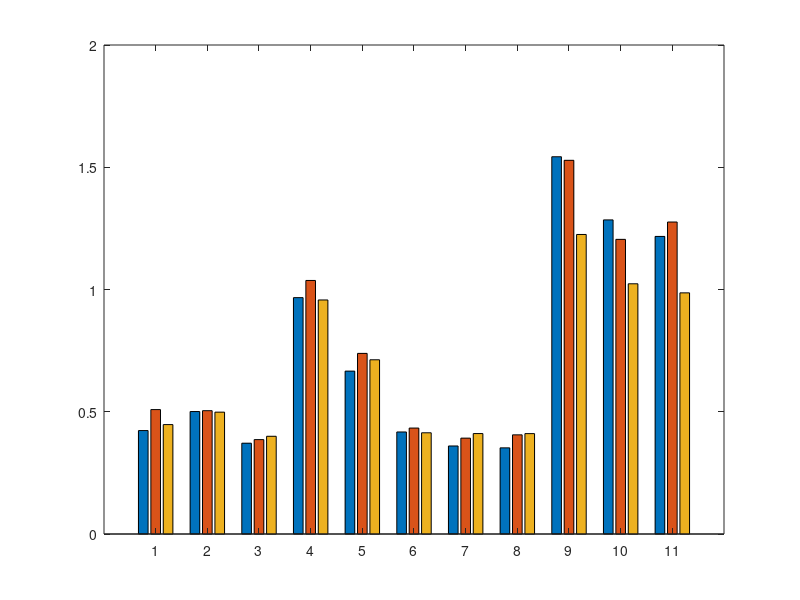

MATLAB code for this plot: (Note: this script raises an error after producing the figure.)
% =========================================================================
% SCRIPT DIAGRAM BATANG Chattering Index (0g, 500g, 1000g) - FINAL
% =========================================================================

% 1. Label untuk Sumbu X (Nama-nama Kontroler)
controllers = {
    'T1-NFSC', 'IT2-NFSC', 'SC', ...
    'T1-FSC', 'IT2-FSC', 'PID', 'T1-FPID', ...
    'IT2-FPID', 'SMC', 'T1-FSMC', 'IT2-FSMC'
};

% 2. Matriks Data Chattering Index 
% Format kolom: [0g, 500g, 1000g]
chatter_data = [
    0.4231,  0.5089,  0.4475;   % NeuroMamdaniT1-Syn
    0.5009,  0.5044,  0.4984;   % NeuroIT2F-Syn
    0.3714,  0.3861,  0.3997;   % Synergetic
    0.9668,  1.0370,  0.9572;   % FuzzyT1-Syn
    0.6662,  0.7387,  0.7126;   % FuzzyT2-Syn 
    0.4173,  0.4333,  0.4140;   % PID
    0.3600,  0.3921,  0.4108;   % FuzzyPIDT1
    0.3524,  0.4056,  0.4106;   % FuzzyPIDT2
    1.5430,  1.5284,  1.2251;   % SMC
    1.2847,  1.2051,  1.0234;   % FuzzySMCT1
    1.2171,  1.2760,  0.9863    % FuzzySMCT2
];

% 3. Pengaturan Figur
figure('Name', 'Perbandingan Chattering Index', 'Units', 'normalized', 'Position', [0.1, 0.1, 0.8, 0.6]);

% 4. Membuat Diagram Batang (Grouped)
b = bar(chatter_data, 'grouped');

% 5. Mengatur Warna Batang
b(1).FaceColor = [0.00, 0.45, 0.74]; % Biru untuk 0g
b(2).FaceColor = [0.85, 0.33, 0.10]; % Oranye untuk 500g
b(3).FaceColor = [0.47, 0.67, 0.19]; % Hijau untuk 1000g

% 6. Properti Teks dan Sumbu
set(gca, 'XTick', 1:length(controllers), 'XTickLabel', controllers);
xtickangle(45); % Miringkan teks bawah agar rapi
ylabel('Average Chattering Index (\tau_{chatter})', 'FontSize', 14, 'FontWeight', 'bold');
xlabel('Controllers', 'FontSize', 14, 'FontWeight', 'bold');
title('Comparison of Average Chattering Index Across Different Payloads', 'FontSize', 16);
set(gca, 'FontSize', 12, 'LineWidth', 1);

% 7. Grid dan Batas Sumbu Y
grid on;
set(gca, 'GridLineStyle', '--', 'GridAlpha', 0.5);
ylim([0, max(chatter_data(:)) * 1.15]); % Ruang ekstra 15% di atas batang

% 8. Membuat Legend
lgd = legend('0g Payload', '500g Payload', '1000g Payload', 'Location', 'northwest');
lgd.FontSize = 12;

% =========================================================================
% Tampilkan Nilai Angka di Atas Batang
% =========================================================================
for i = 1:length(b)
    xtips = b(i).XEndPoints;
    ytips = b(i).YEndPoints;
    labels = string(round(b(i).YData, 2)); % Pembulatan 2 angka di belakang koma
    text(xtips, ytips, labels, 'HorizontalAlignment', 'center', ...
        'VerticalAlignment', 'bottom', 'FontSize', 10, 'Rotation', 90);
end
